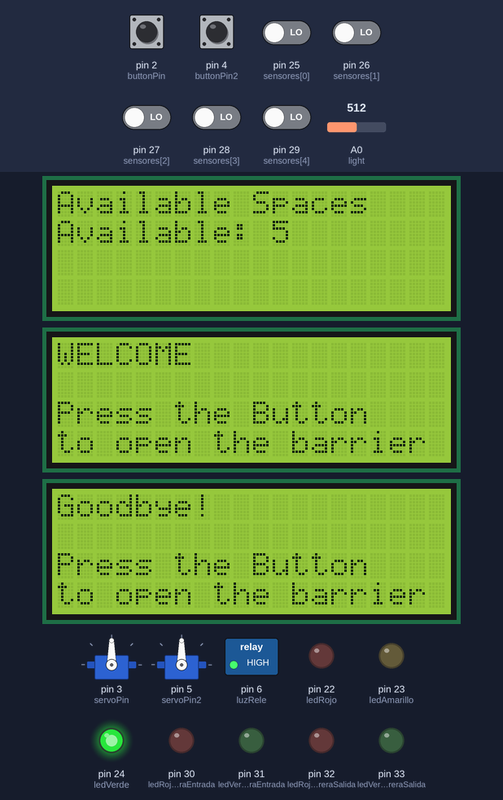
Bench run of a sketch on a simulated Arduino Mega 2560, built with avr-gcc and run on an emulated ATmega2560. On the bench: 2 × servo, 3 × 20×4 character LCD, switched loads named in the sketch (green lamp = pin HIGH), output pins drawn as LEDs (lit = HIGH). The test bench sets the inputs (shaded band); at power-on: pin 2 (buttonPin), pin 4 (buttonPin2) HIGH, pin 25 (sensores[0]), pin 26 (sensores[1]), pin 27 (sensores[2]), pin 28 (sensores[3]), pin 29 (sensores[4]) LOW, A0 (light) = 512. What the sketch prints to the serial monitor is not drawn.

Above: at 4.0 s.
4.1 s: A0 (light) set to 870
15.9 s: A0 (light) set to 893
At 28.86 s:
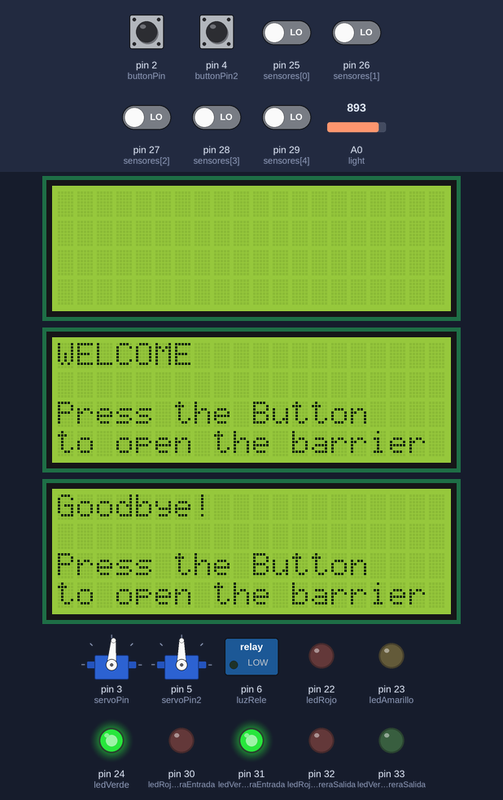
29.9 s: pin 25 (sensores[0]) driven HIGH
At 38.7 s:
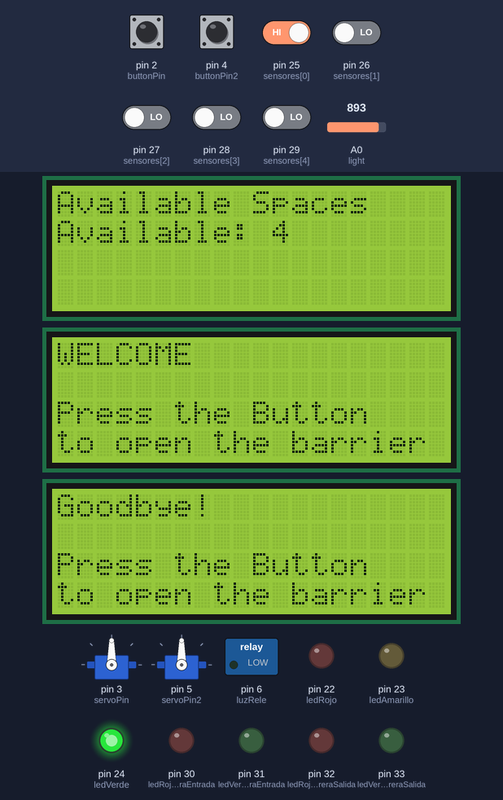
38.8 s: pin 26 (sensores[1]) driven HIGH
At 51.7 s:
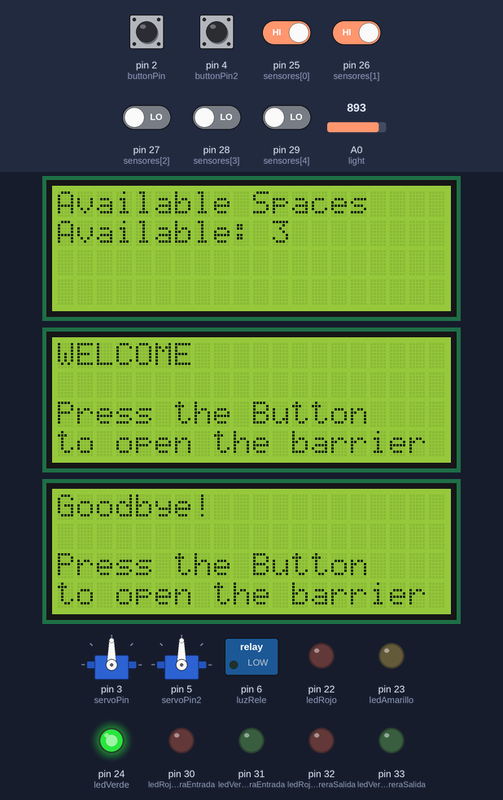
52.0 s: pin 27 (sensores[2]) driven HIGH
At 63.7 s:
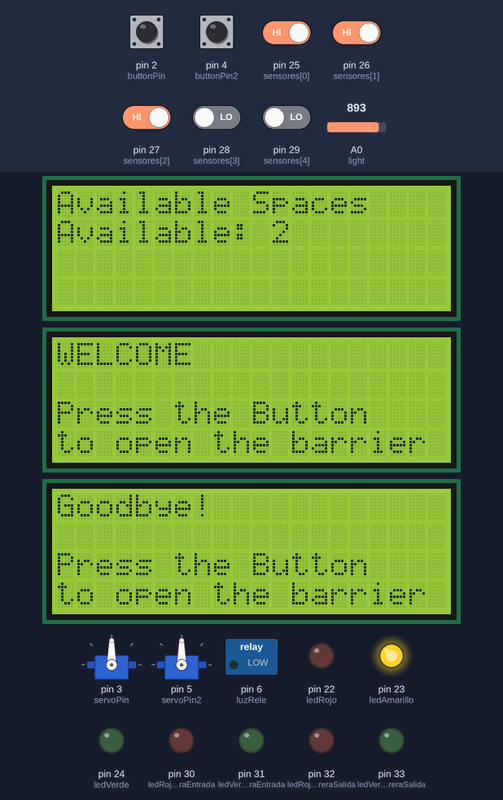
66.0 s: A0 (light) set to 716
At 75.4 s:
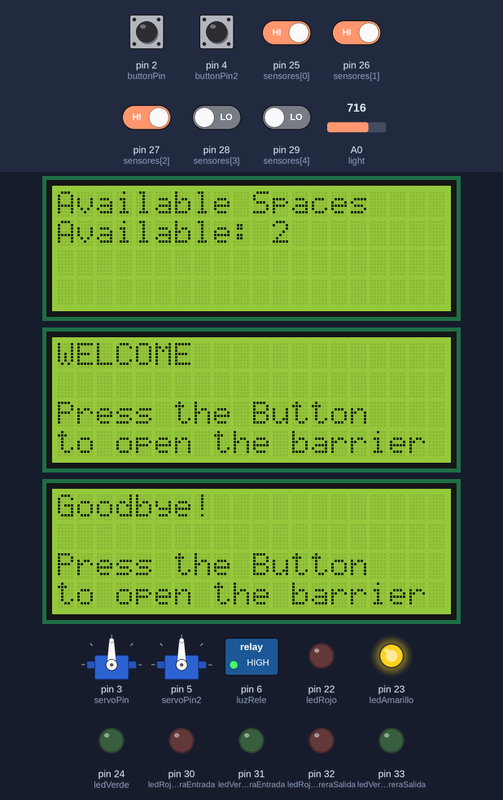
Timing chart, 0 to 78.4 s (numbered marks = the images above; inputs shaded):
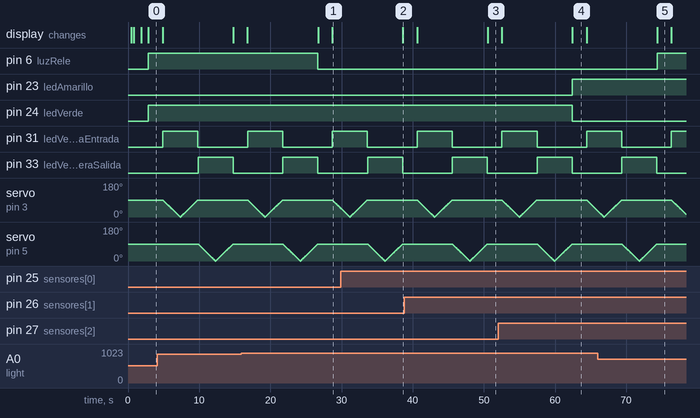

Measured:
- the behaviour switches between 886 and 887 on A0 (light) (found by bisection; images 0 and 1)
- after the input at 15.9 s, pin 6 (luzRele): HIGH → LOW after 10.8 s
- after the input at 29.9 s, the display: changes after 8.7 s (image 2)
- after the input at 38.8 s, the display: first differs from a run without the input after 11.7 s (image 3)
- after the input at 52.0 s, pin 23 (ledAmarillo): LOW → HIGH after 10.4 s; pin 24 (ledVerde): HIGH → LOW after 10.4 s; the display: first differs from a run without the input after 10.4 s (image 4)
- after the input at 66.0 s, pin 6 (luzRele): LOW → HIGH after 8.3 s
- what the display in image 4 shows lasts 2.0 s, from 62.4 s to 64.4 s

The sketch:

SmartParkingLotINO.ino
```cpp
#include <LiquidCrystal_I2C.h>
#include <LiquidCrystal.h>
#include <Servo.h>

// Define the pins for the buttons and servos
#define buttonPin 2
#define servoPin 3
#define buttonPin2 4
#define servoPin2 5

// Initialize two Servo objects to control two servos
Servo servo;
Servo servo2;

// DECLARATION OF THE ADDRESSES SET IN PCF8574
// Initialize two I2C LCD screens at different I2C addresses
LiquidCrystal_I2C lcd1(0x27, 20, 4);  // LCD1 at address 0x27 with 20 columns and 4 rows
LiquidCrystal_I2C lcd2(0x20, 20, 4);  // LCD2 at address 0x20 with 20 columns and 4 rows

// Initialize an LCD without I2C interface using specific pins
LiquidCrystal lcd(12, 11, 10, 9, 8, 7);

// Configuration of pins for parking space sensors
const int sensores[] = {25, 26, 27, 28, 29};  // Pins for the sensors
const int numSensores = 5;                    // Total number of sensors
const int ledRojo = 22;                        // Pin for the red LED
const int ledAmarillo = 23;                    // Pin for the yellow LED
const int ledVerde = 24;                       // Pin for the green LED
const int ledRojoBarreraEntrada = 30;          // Pin for the red LED at the entry barrier
const int ledVerdeBarreraEntrada = 31;         // Pin for the green LED at the entry barrier
const int ledRojoBarreraSalida = 32;           // Pin for the red LED at the exit barrier
const int ledVerdeBarreraSalida = 33;          // Pin for the green LED at the exit barrier

int luzRele = 6;                               // Pin for the light relay
int a, b, c;                                   // Auxiliary variables

void setup() {
  Serial.begin(9600);                          // Start serial communication
  servo.attach(servoPin);                      // Attach the main servo pin
  servo2.attach(servoPin2);                    // Attach the second servo pin

  pinMode(luzRele, OUTPUT);                    // Set the relay pin as output
  pinMode(buttonPin, INPUT_PULLUP);            // Set button 1 as input with pull-up resistor
  pinMode(buttonPin2, INPUT_PULLUP);           // Set button 2 as input with pull-up resistor

  pinMode(ledRojo, OUTPUT);                    // Set red LED as output
  pinMode(ledAmarillo, OUTPUT);                // Set yellow LED as output
  pinMode(ledVerde, OUTPUT);                   // Set green LED as output
  pinMode(ledRojoBarreraEntrada, OUTPUT);      // Set entry barrier red LED as output
  pinMode(ledVerdeBarreraEntrada, OUTPUT);     // Set entry barrier green LED as output
  pinMode(ledRojoBarreraSalida, OUTPUT);       // Set exit barrier red LED as output
  pinMode(ledVerdeBarreraSalida, OUTPUT);      // Set exit barrier green LED as output

  lcd.begin(20, 4);                            // Initialize the standard LCD with 20 columns and 4 rows

  // Set the sensor pins as inputs
  for (int i = 0; i < numSensores; i++) {
    pinMode(sensores[i], INPUT);               // Set each sensor as input
  }

  lcd1.init();                                 // Initialize the first I2C LCD
  lcd2.init();                                 // Initialize the second I2C LCD

  lcd1.backlight();                            // Turn on the backlight of the first LCD
  delay(300);
  lcd2.backlight();                            // Turn on the backlight of the second LCD
  delay(300);

  // Welcome messages on both LCDs
  lcd1.setCursor(0, 0);
  lcd1.print("WELCOME");
  lcd1.setCursor(0, 2);
  lcd1.print("Press the Button");
  lcd1.setCursor(0, 3);
  lcd1.print("to open the barrier");
  delay(1000);

  lcd2.setCursor(0, 0);
  lcd2.print("Goodbye!");
  lcd2.setCursor(0, 2);
  lcd2.print("Press the Button");
  lcd2.setCursor(0, 3);
  lcd2.print("to open the barrier");
  delay(1000);
}

void loop() {
  int posi = 90;                               // Initial position of the first servo
  int buttonState = digitalRead(buttonPin);    // Read the state of button 1
  int posi2 = 90;                              // Initial position of the second servo
  int buttonState2 = digitalRead(buttonPin2);  // Read the state of button 2

  // Control of the first servo when button 1 is pressed

  int espaciosOcupados = 0;
  // Count how many sensors are activated (occupied spaces)
  for (int i = 0; i < numSensores; i++) {
    if (digitalRead(sensores[i]) == HIGH) { // If the sensor is activated
      espaciosOcupados++;
    }
  }

  int espaciosDisponibles = numSensores - espaciosOcupados;

  // Control of the LEDs based on the number of available spaces
  if (espaciosDisponibles == 0) {
    digitalWrite(ledRojo, HIGH);     // Red LED if no spaces are available
    digitalWrite(ledAmarillo, LOW);
    digitalWrite(ledVerde, LOW);
  } else if (espaciosDisponibles <= 2) {
    digitalWrite(ledAmarillo, HIGH); // Yellow LED if few spaces are available
    digitalWrite(ledRojo, LOW);
    digitalWrite(ledVerde, LOW);
  } else {
    digitalWrite(ledVerde, HIGH);    // Green LED if many spaces are available
    digitalWrite(ledRojo, LOW);
    digitalWrite(ledAmarillo, LOW);
  }

  a = analogRead(A0);                // Read the light sensor value
  b = map(a, 0, 1023, 0, 255);       // Map the light value
  Serial.println(b);
  if (b < 220) {                     // If the light is low, turn on the relay
    digitalWrite(luzRele, HIGH);
  }
  if (b > 220) {                     // If the light is high, turn off the relay
    digitalWrite(luzRele, LOW);
  }

  // Display the number of available spaces on the standard LCD
  lcd.setCursor(0, 0);
  lcd.print("Available Spaces");
  lcd.setCursor(0, 1);
  lcd.print("Available: ");
  lcd.print(espaciosDisponibles);     // Display the number of spaces
  delay(2000);
  lcd.clear();                        // Clear the screen to update

//If the entry button for parking is pressed, move the first servo from 0° to 90° and back, as long as there is at least 1 space available
//A red LED will turn on when the barrier stays down and a green LED will turn on when the barrier is opening and stays open.
digitalWrite(ledRojoBarreraEntrada, HIGH);
if (buttonState == HIGH) {
    servo.write(posi);
  digitalWrite(ledRojoBarreraEntrada, LOW);

    for (posi = 90; posi >= 0; posi -= 1 & espaciosDisponibles >= 1 ) {
      servo.write(posi);
      delay(27);
      Serial.println(posi);
      digitalWrite(ledVerdeBarreraEntrada, HIGH);
    }
    for (posi = 0; posi <= 90; posi += 1) {
      servo.write(posi);
      delay(27);
      Serial.println(posi);
      digitalWrite(ledVerdeBarreraEntrada, HIGH);
    }
    digitalWrite(ledVerdeBarreraEntrada, LOW);
    }


  //If the exit button is pressed, move the second servo from 0° to 90° and back.
  //A red LED will turn on when the barrier stays down and a green LED will turn on when the barrier is opening and stays open.
  digitalWrite(ledRojoBarreraSalida, HIGH);
  if (buttonState2 == HIGH) {
    servo2.write(posi2);
    digitalWrite(ledRojoBarreraSalida, LOW);

    // Move the second servo from 0° to 90° and back
    for (posi2 = 90; posi2 >= 0; posi2 -= 1) {
      servo2.write(posi2);
      delay(27);
      Serial.println(posi2);
      digitalWrite(ledVerdeBarreraSalida, HIGH);
    }
    for (posi2 = 0; posi2 <= 90; posi2 += 1) {
      servo2.write(posi2);
      delay(27);
      Serial.println(posi2);
    }
    digitalWrite(ledVerdeBarreraSalida, LOW);
  }

}
```
